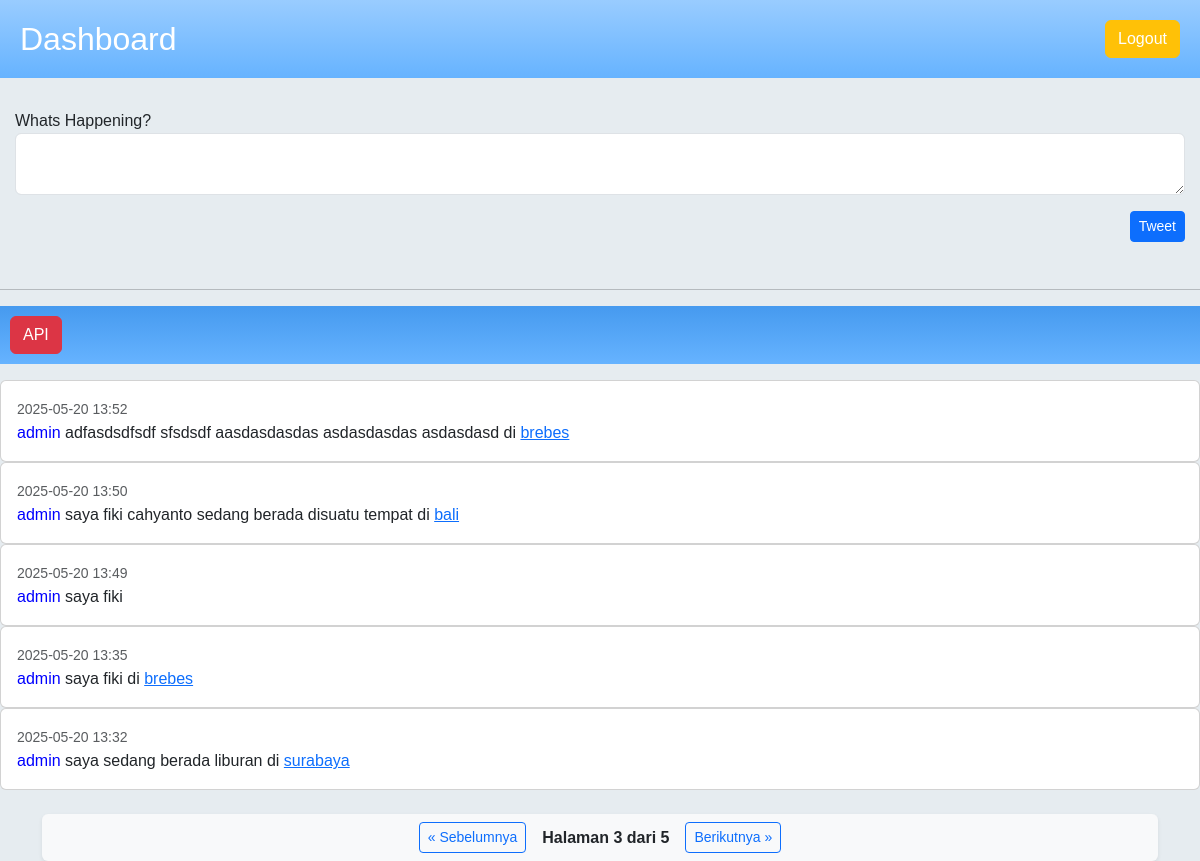
/dashboard?page=3 (signed in), run on the app's committed database.
### dashboard/models.py (models this page shows, shortened)
class Post(models.Model):
    user = models.ForeignKey(User, on_delete=models.CASCADE)
    message = models.CharField(max_length=140)
    location = models.CharField(max_length=255)
    latitude = models.FloatField(null=True, blank=True)
    longitude = models.FloatField(null=True, blank=True)
    created_at = models.DateTimeField(auto_now_add=True)

### dashboard/views.py (the view)
# urls.py: path('', views.dashboard_view, name='dashboard'),
@login_required
def dashboard_view(request):
    posts = Post.objects.all().order_by('-created_at')
    paginator = Paginator(posts, 5)
    page = request.GET.get('page')
    posts = paginator.get_page(page)
    if request.method == 'POST':
        form = PostForm(request.POST)
        if form.is_valid():
            post = form.save(commit=False)
            post.user = request.user
            post.save()
            return redirect('dashboard:dashboard')
    else:
        form = PostForm()
    return render(request, 'dashboard_app/dashboard.html', {'posts': posts, 'form': form})

### dashboard/forms.py
class PostForm(forms.ModelForm):
    class Meta:
        model = Post
        fields = ['message', 'latitude', 'longitude']
        labels = {
            'message': 'Whats Happening?',
        }
        widgets = {
            'message': forms.Textarea(attrs={'rows': 2,'class':'form-control'}),
            'latitude': forms.HiddenInput(attrs={'id': 'id_latitude'}),
            'longitude': forms.HiddenInput(attrs={'id': 'id_longitude'}),
        }

### dashboard/templatetags/post_tags.py (called while the page is built)
@register.filter
def linkify_location(message, post_id):
    match = re.search(r'\bdi\s+([A-Za-z\s]+)', message)
    if match:
        location = match.group(1).strip()
        link = f'<a href="/peta/{post_id}/">{location}</a>'
        new_message = message.replace(location, link)
        return mark_safe(new_message)
    return message

### templates/dashboard_app/dashboard.html (shortened to what this page needs)
{% load post_tags %}
{% load static %}
<!DOCTYPE html>
<html>
<head>
  <link rel="stylesheet" href="{% static 'bootstrap/css/bootstrap.min.css' %}">
</head>
<body>
{% block content %}
<div class="twitter-header d-flex justify-content-between align-items-center mb-3">
  <h2 class="mb-0"><a href="dashboard">Dashboard</a></h2>
  <a href="/logout/" class="btn btn-warning">Logout</a>
</div>
<div class="post mb-3">
  <form method="post">
    {{ form.as_p }}
      <div class="text-end">
        <button type="submit" class="btn btn-primary btn-sm mb-3">Tweet</button>
      </div>
  </form>
</div>
<hr>
<div class="twitter-menu d-flex justify-content-between mb-3"><a href="/api/" class="btn btn-danger">API</a></div>
{% for post in posts %}
  <div class="card">
    <div class="card-body">
      <small class="text-muted">{{ post.created_at|date:"Y-m-d H:i" }}</small>
      <p class="card-text"> <span style="color: blue;">{{ post.user.username }} </span> {{ post.message|linkify_location:post.id }}</p>
    </div>
  </div>
{% empty %}
  <p>Tidak ada postingan.</p>
{% endfor %}
<div class="container mt-4">
  <div class="d-flex justify-content-center align-items-center flex-wrap gap-3 py-2 px-3 bg-light rounded shadow-sm">
    {% if posts.has_previous %}
      <a href="?page={{ posts.previous_page_number }}" class="btn btn-outline-primary btn-sm">
        &laquo; Sebelumnya
      </a>
    {% else %}
      <button class="btn btn-outline-secondary btn-sm" disabled>&laquo; Sebelumnya</button>
    {% endif %}
    <span class="fw-semibold text-dark">
      Halaman <strong>{{ posts.number }}</strong> dari <strong>{{ posts.paginator.num_pages }}</strong>
    </span>
    {% if posts.has_next %}
      <a href="?page={{ posts.next_page_number }}" class="btn btn-outline-primary btn-sm">
        Berikutnya &raquo;
      </a>
    {% else %}
      <button class="btn btn-outline-secondary btn-sm" disabled>Berikutnya &raquo;</button>
    {% endif %}
  </div>
</div>
{% endblock %}
</body>
</html>

### templates/dashboard_app/dashboard.html (style rules this page uses)
body { background-color: #e6ecf0; font-family: Arial, sans-serif; }
.twitter-header { background: linear-gradient(to bottom, #99ccff 0%, #66b3ff 100%); padding: 20px; color: white; }
.twitter-menu { background: linear-gradient(to bottom, #469aef 0%, #66b3ff 100%); padding: 10px; color: white; }
.twitter-header a { color: white; text-decoration: none; }
.post { padding:15px; }

### data on the page
Post: created_at "2025-05-20 13:52", user.username "admin", message|linkify_location "adfasdsdfsdf sfsdsdf aasdasdasdas asdasdasdas asdasdasd di brebes"
Post: created_at "2025-05-20 13:50", user.username "admin", message|linkify_location "saya fiki cahyanto sedang berada disuatu tempat di bali"
Post: created_at "2025-05-20 13:49", user.username "admin", message|linkify_location "saya fiki"
Post: created_at "2025-05-20 13:35", user.username "admin", message|linkify_location "saya fiki di brebes"
Post: created_at "2025-05-20 13:32", user.username "admin", message|linkify_location "saya sedang berada liburan di surabaya"

### other printed values
{{ posts.number }} "3"
{{ posts.paginator.num_pages }} "5"
